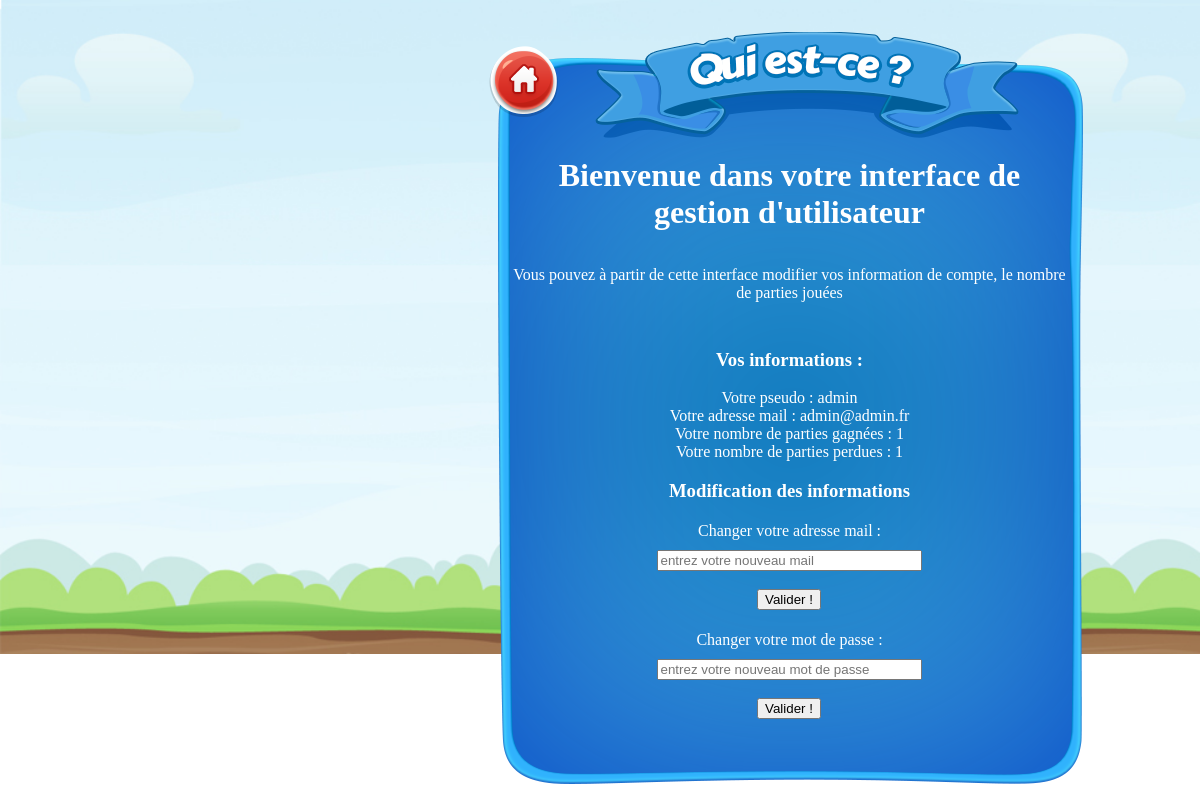
The app's page /moncompte.php (signed in), older data.
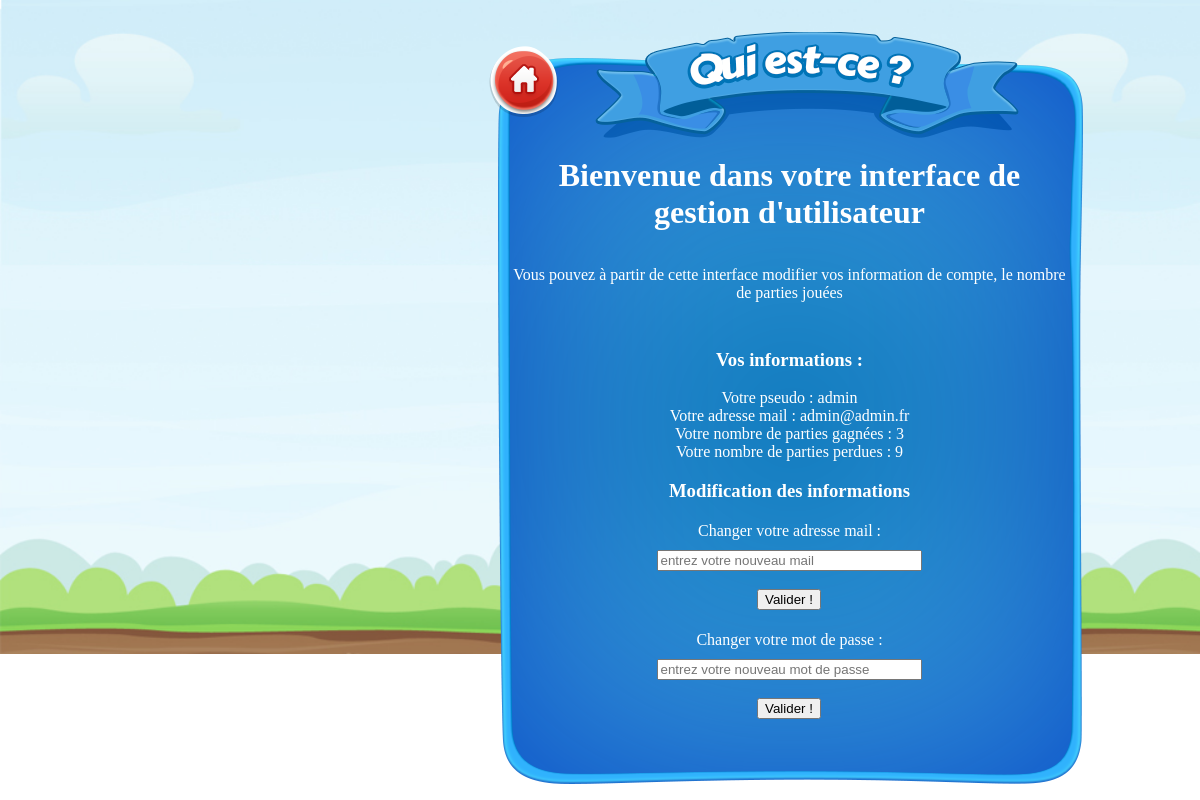
The same page, newer data.
### tables this page shows
CREATE TABLE IF NOT EXISTS `utilisateur` (
  `id_utilisateur` int(11) NOT NULL AUTO_INCREMENT,
  `nom` varchar(20) NOT NULL,
  `prenom` varchar(20) NOT NULL,
  `pseudo` varchar(10) NOT NULL,
  `mail` varchar(25) NOT NULL,
  `mdp` varchar(100) NOT NULL,
  `date_inscription` varchar(50) NOT NULL,
  `nb_partie_gagnee` int(11) NOT NULL DEFAULT '0',
  `nb_partie_perdu` int(11) NOT NULL DEFAULT '0',
  PRIMARY KEY (`id_utilisateur`)
);

### moncompte.php (the view, shortened to what this page needs)
<?php include'head.php'; ?>
<div id="head">
<h1 id="bienvenue">Bienvenue dans votre interface de gestion d'utilisateur</h1>
 <p>Vous pouvez &agrave partir de cette interface modifier vos information de compte, le nombre de parties
  jou&eacutees </p></br>
    <h3>Vos informations : </h3>
    <?php
     $sql = "SELECT * FROM utilisateur WHERE pseudo = :pseudo";
  $req = $bdd->prepare($sql);
  $req->execute(array(
    'pseudo' => $_SESSION['pseudo']
    ));
  while ($donne = $req->fetch() ) {
    echo "Votre pseudo : ", $donne['pseudo'], "</br>";
    echo "Votre adresse mail : ", $donne['mail'], "</br>";
    echo "Votre nombre de parties gagn&eacutees : ", $donne['nb_partie_gagnee'], "</br>";
    echo "Votre nombre de parties perdues : ", $donne['nb_partie_perdu'], "</br>";
  }
?>
<h3>Modification des informations</h3>
<p>Changer votre adresse mail : </p>
<form method="post" action="nouveau_mail.php">
   <input type="email" name="mail" placeholder="entrez votre nouveau mail" size="30" required></br></br>
    <input type="submit" value="Valider !">
</form>
<p>Changer votre mot de passe : </p>
<form method="post" action="nouveau-pass.php">
   <input type="password" name="pass" placeholder="entrez votre nouveau mot de passe" size="30" required></br></br>
    <input type="submit" value="Valider !">
</form></div>
<?php include'footer.php'; ?>

Row changes from the older to the newer data that the page shows:
changed utilisateur "admin": nb_partie_gagnee "1" → "3"; nb_partie_perdu "1" → "9"
